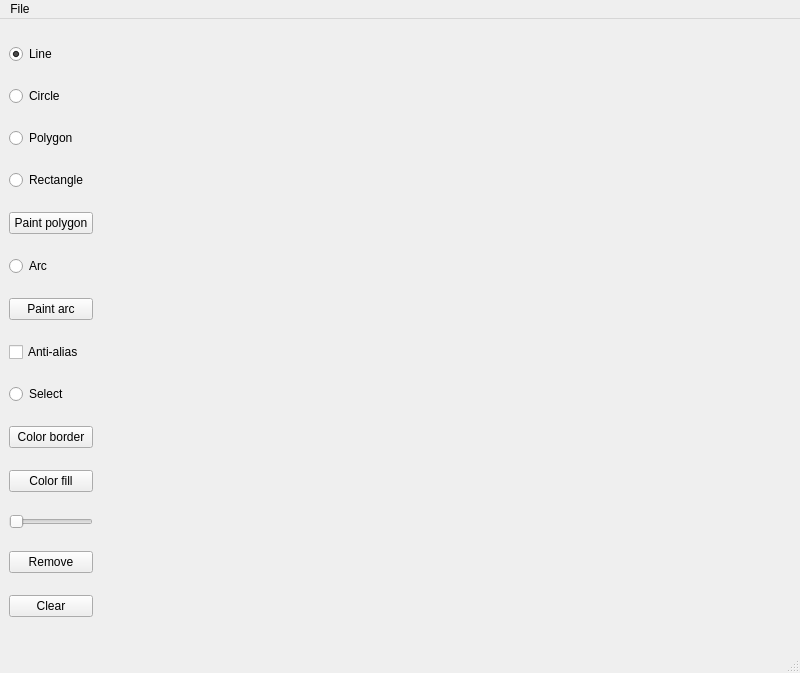
<?xml version="1.0" encoding="UTF-8"?>
<ui version="4.0">
 <class>MainWindow</class>
 <widget class="QMainWindow" name="MainWindow">
  <property name="geometry">
   <rect>
    <x>0</x>
    <y>0</y>
    <width>800</width>
    <height>673</height>
   </rect>
  </property>
  <property name="windowTitle">
   <string>MainWindow</string>
  </property>
  <widget class="QWidget" name="centralwidget">
   <layout class="QGridLayout" name="gridLayout">
    <item row="0" column="1">
     <widget class="QWidget" name="blackboard" native="true">
      <property name="sizePolicy">
       <sizepolicy hsizetype="Expanding" vsizetype="Expanding">
        <horstretch>0</horstretch>
        <verstretch>0</verstretch>
       </sizepolicy>
      </property>
      <property name="minimumSize">
       <size>
        <width>600</width>
        <height>600</height>
       </size>
      </property>
     </widget>
    </item>
    <item row="0" column="0">
     <layout class="QVBoxLayout" name="verticalLayout_2">
      <property name="spacing">
       <number>-1</number>
      </property>
      <property name="leftMargin">
       <number>0</number>
      </property>
      <item>
       <widget class="QRadioButton" name="drawLineButton">
        <property name="text">
         <string>Line</string>
        </property>
        <property name="checked">
         <bool>true</bool>
        </property>
       </widget>
      </item>
      <item>
       <widget class="QRadioButton" name="drawCircleButton">
        <property name="text">
         <string>Circle</string>
        </property>
       </widget>
      </item>
      <item>
       <widget class="QRadioButton" name="drawPolygonButton">
        <property name="text">
         <string>Polygon</string>
        </property>
       </widget>
      </item>
      <item>
       <widget class="QRadioButton" name="drawRectangleButton">
        <property name="text">
         <string>Rectangle</string>
        </property>
       </widget>
      </item>
      <item>
       <widget class="QPushButton" name="paintPolygon">
        <property name="text">
         <string>Paint polygon</string>
        </property>
       </widget>
      </item>
      <item>
       <widget class="QRadioButton" name="drawArcButton">
        <property name="text">
         <string>Arc</string>
        </property>
       </widget>
      </item>
      <item>
       <widget class="QPushButton" name="paintArc">
        <property name="text">
         <string>Paint arc</string>
        </property>
       </widget>
      </item>
      <item>
       <widget class="QCheckBox" name="antialiasBox">
        <property name="text">
         <string>Anti-alias</string>
        </property>
       </widget>
      </item>
      <item>
       <widget class="QRadioButton" name="radioButton">
        <property name="text">
         <string>Select</string>
        </property>
       </widget>
      </item>
      <item>
       <widget class="QPushButton" name="pushButton">
        <property name="text">
         <string>Color border</string>
        </property>
       </widget>
      </item>
      <item>
       <widget class="QPushButton" name="colorFillButton">
        <property name="text">
         <string>Color fill</string>
        </property>
       </widget>
      </item>
      <item>
       <widget class="QSlider" name="thiccSlasher">
        <property name="sizePolicy">
         <sizepolicy hsizetype="Minimum" vsizetype="Fixed">
          <horstretch>0</horstretch>
          <verstretch>0</verstretch>
         </sizepolicy>
        </property>
        <property name="minimum">
         <number>1</number>
        </property>
        <property name="maximum">
         <number>20</number>
        </property>
        <property name="singleStep">
         <number>1</number>
        </property>
        <property name="sliderPosition">
         <number>1</number>
        </property>
        <property name="tracking">
         <bool>true</bool>
        </property>
        <property name="orientation">
         <enum>Qt::Horizontal</enum>
        </property>
        <property name="invertedAppearance">
         <bool>false</bool>
        </property>
        <property name="invertedControls">
         <bool>false</bool>
        </property>
        <property name="tickPosition">
         <enum>QSlider::NoTicks</enum>
        </property>
        <property name="tickInterval">
         <number>1</number>
        </property>
       </widget>
      </item>
      <item>
       <widget class="QPushButton" name="removeButton">
        <property name="text">
         <string>Remove</string>
        </property>
       </widget>
      </item>
      <item>
       <widget class="QPushButton" name="clearButton">
        <property name="text">
         <string>Clear</string>
        </property>
       </widget>
      </item>
     </layout>
    </item>
   </layout>
  </widget>
  <widget class="QMenuBar" name="menubar">
   <property name="geometry">
    <rect>
     <x>0</x>
     <y>0</y>
     <width>800</width>
     <height>22</height>
    </rect>
   </property>
   <widget class="QMenu" name="menuFile">
    <property name="title">
     <string>File</string>
    </property>
    <addaction name="actionSave"/>
    <addaction name="actionLoad"/>
   </widget>
   <addaction name="menuFile"/>
  </widget>
  <widget class="QStatusBar" name="statusbar"/>
  <action name="actionSave">
   <property name="text">
    <string>Save...</string>
   </property>
  </action>
  <action name="actionLoad">
   <property name="text">
    <string>Load...</string>
   </property>
  </action>
 </widget>
 <resources/>
 <connections/>
</ui>
